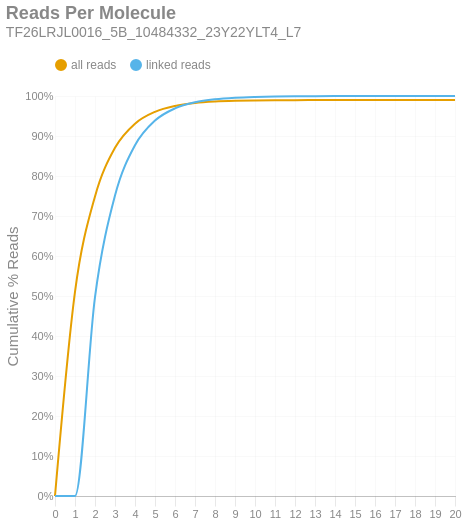

The code cell stored with this chart in its notebook:
### Markdown cell above
### Reads per Molecule
This chart shows the cumulative distribution of the number of reads per linked molecule. That is, how many alignments are associated with a unique molecule. This excludes the number of reads associated with invalid or absent linked-read barcodes. The `linked` histogram is the percentages recalculated when disregarding singletons.

### Code cell
if SKIPLR:
    print_html(f"Skipped")
else:
    counts = np.bincount(valids['reads'].cast(pl.Int64).to_numpy())
    weighted = counts * np.arange(len(counts))
    all_perc = weighted / n_reads
    linked_perc = weighted / n_linked_reads
    linked_perc[1] = 0
    binned_df = pl.DataFrame({
        'readsper': list(range(len(counts))),
        'all reads (cumsum)': np.cumsum(all_perc).tolist(),
        'linked reads (cumsum)': np.cumsum(linked_perc).tolist(),
    })

    with SafeRender(binned_df):
        (
            density_plot(binned_df, 'Reads Per Molecule', samplename, 'readspmol')
            .encode(
                x=alt.X('readsper:O', title=None).axis(labelAngle=0).scale(padding=0),
                y=alt.Y('value:Q', title='Cumulative % Reads').axis(format='%').stack(False),
                color=alt.Color("key:N").scale(domain=["all reads", "linked reads"]),
                tooltip=[
                    alt.Tooltip("key:N", title="Data Type"),
                    alt.Tooltip("readsper:O", title="Reads Per Molecule"),
                    alt.Tooltip("value:Q", format=".2%", title="% Reads (Cum.)")
                ]            
            )
        ).display()

### Figure 1 — Vega-Lite specification as saved in the notebook (floating-point values rounded to 4 significant figures)
{"width": "container", "height": 400, "config": {"title": {"anchor": "start", "dy": -15, "fontSize": 18, "color": "#888888", "subtitleColor": "#888888", "subtitleFontSize": 14}, "arc": {"fill": "#0072B2"}, "axis": {"domainColor": "#888888", "domainWidth": 0.5, "gridWidth": 0.2, "grid": false, "titleFontWeight": 400, "titleFontSize": 15, "labelFontSize": 11, "labelColor": "#888888", "tickColor": "#888888", "tickWidth": 0.2, "titleColor": "#888888"}, "axisBand": {"grid": false}, "axisX": {"grid": true, "tickSize": 10, "domainCap": "round"}, "axisY": {"domain": false, "grid": true, "tickSize": 0, "domainCap": "round"}, "background": "transparent", "header": {"labelFontSize": 15, "labelColor": "#888888", "titleFontSize": 15, "titleFontWeight": 600, "titleColor": "#888888"}, "legend": {"labelFont": "sans-serif", "labelFontSize": 12, "labelColor": "#888888", "symbolSize": 100, "symbolType": "circle", "titleFontSize": 12, "titlePadding": 10, "titleColor": "#888888", "title": null, "orient": "top"}, "range": {"category": ["#E69F00", "#56B4E9", "#009E73", "#F0E442", "#0072B2", "#D55E00", "#CC79A7", "#000000"], "diverging": ["#cfe8f3", "#a2d4ec", "#73bfe2", "#46abdb", "#1696d2", "#12719e"]}, "area": {"fill": "#0072B2", "fillOpacity": 0.7, "line": true, "strokeOpacity": 0.7}, "line": {"color": "#0072B2", "stroke": "#0072B2", "strokeWidth": 2}, "trail": {"color": "#0072B2", "stroke": "#0072B2", "strokeWidth": 0, "size": 1}, "point": {"filled": true, "fillOpacity": 1.0, "size": 95}, "text": {"color": "#888888", "fontSize": 11, "align": "right", "fontWeight": 400, "size": 11}, "bar": {"fill": "#0072B2", "stroke": null}, "view": {"stroke": null, "continuousWidth": 660, "continuousHeight": 400}}, "data": {"name": "data-f1ac6531d284cf5d798f9eac596fdecf"}, "mark": {"type": "line", "interpolate": "monotone", "point": {"opacity": 0, "size": 275}}, "encoding": {"color": {"field": "key", "scale": {"domain": ["all reads", "linked reads"]}, "type": "nominal"}, "tooltip": [{"field": "key", "title": "Data Type", "type": "nominal"}, {"field": "readsper", "title": "Reads Per Molecule", "type": "ordinal"}, {"field": "value", "format": ".2%", "title": "% Reads (Cum.)", "type": "quantitative"}], "x": {"axis": {"labelAngle": 0}, "field": "readsper", "scale": {"padding": 0}, "title": null, "type": "ordinal"}, "y": {"axis": {"format": "%"}, "field": "value", "stack": false, "title": "Cumulative % Reads", "type": "quantitative"}}, "params": [{"name": "param_c36ac31b6afebe62", "select": {"type": "point", "fields": ["key"]}, "bind": "legend"}], "title": {"text": "Reads Per Molecule", "subtitle": "TF26LRJL0016_5B_10484332_23Y22YLT4_L7"}, "transform": [{"fold": ["all reads (cumsum)", "linked reads (cumsum)"]}, {"calculate": "replace(datum.key, ' (cumsum)', '')", "as": "key"}, {"filter": {"param": "param_c36ac31b6afebe62"}}], "usermeta": {"embedOptions": {"downloadFileName": "TF26LRJL0016_5B_10484332_23Y22YLT4_L7.readspmol"}}, "$schema": "https://vega.github.io/schema/vega-lite/v6.4.1.json", "datasets": {"data-f1ac6531d284cf5d798f9eac596fdecf": [{"readsper": 0, "all reads (cumsum)": 0.0, "linked reads (cumsum)": 0.0}, {"readsper": 1, "all reads (cumsum)": 0.5105, "linked reads (cumsum)": 0.0}, {"readsper": 2, "all reads (cumsum)": 0.749, "linked reads (cumsum)": 0.4975}, {"readsper": 3, "all reads (cumsum)": 0.8706, "linked reads (cumsum)": 0.7511}, {"readsper": 4, "all reads (cumsum)": 0.9308, "linked reads (cumsum)": 0.8768}, {"readsper": 5, "all reads (cumsum)": 0.9605, "linked reads (cumsum)": 0.9386}, {"readsper": 6, "all reads (cumsum)": 0.9751, "linked reads (cumsum)": 0.9691}, {"readsper": 7, "all reads (cumsum)": 0.9824, "linked reads (cumsum)": 0.9843}, {"readsper": 8, "all reads (cumsum)": 0.986, "linked reads (cumsum)": 0.9919}, {"readsper": 9, "all reads (cumsum)": 0.9879, "linked reads (cumsum)": 0.9958}, {"readsper": 10, "all reads (cumsum)": 0.9888, "linked reads (cumsum)": 0.9978}, {"readsper": 11, "all reads (cumsum)": 0.9894, "linked reads (cumsum)": 0.9988}, {"readsper": 12, "all reads (cumsum)": 0.9896, "linked reads (cumsum)": 0.9994}, {"readsper": 13, "all reads (cumsum)": 0.9898, "linked reads (cumsum)": 0.9997}, {"readsper": 14, "all reads (cumsum)": 0.9898, "linked reads (cumsum)": 0.9998}, {"readsper": 15, "all reads (cumsum)": 0.9899, "linked reads (cumsum)": 0.9999}, {"readsper": 16, "all reads (cumsum)": 0.9899, "linked reads (cumsum)": 1.0}, {"readsper": 17, "all reads (cumsum)": 0.9899, "linked reads (cumsum)": 1.0}, {"readsper": 18, "all reads (cumsum)": 0.9899, "linked reads (cumsum)": 1.0}, {"readsper": 19, "all reads (cumsum)": 0.9899, "linked reads (cumsum)": 1.0}, {"readsper": 20, "all reads (cumsum)": 0.9899, "linked reads (cumsum)": 1.0}]}}
